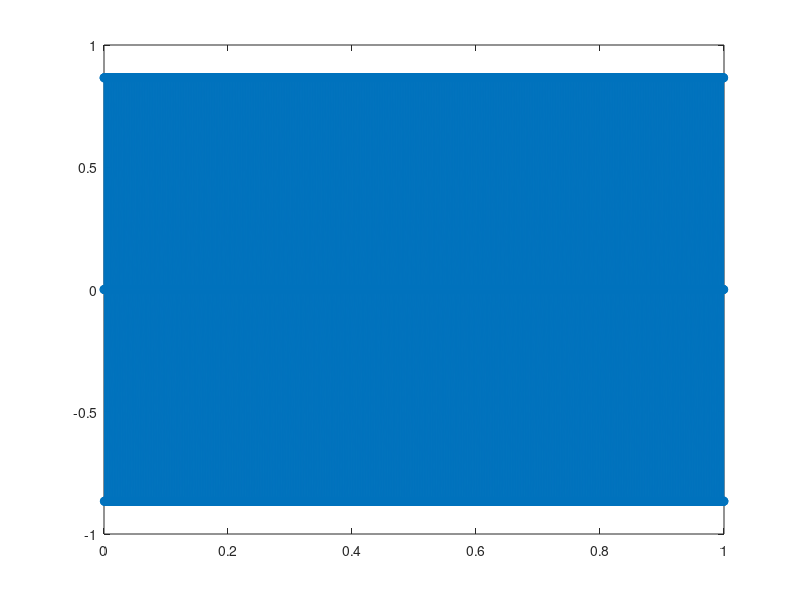

Here is the MATLAB script that generated this plot: (Note: this script raises an error after producing the figure.)
f1 = 1000;
fs = 6e3;

A = 1;

num_segundos = 1;

% 't' está muestreado
t = 0:1/fs:num_segundos-1/fs; %----> debe ser un vector columna
t = t';

x_1000Hz = A*sin(2*pi*f1*t);

%indices = find(x_1000Hz == 0.866025);
%indices = indices(1:6);

figure;plot(t,x_1000Hz,'o-');shg
%los valores de xlim salen de dividir los indices de los 3 periodos
%(indices de los valores que valen '1') y dividirlos entre la fs
xlim([indices(1) indices(6)])